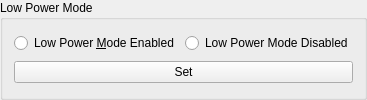
             <widget class="QGroupBox" name="SatelliteConfig_LowPowerMode_Refresh_Button">
              <property name="title">
               <string>Low Power Mode</string>
              </property>
              <layout class="QGridLayout" name="gridLayout_15">
               <item row="0" column="0">
                <widget class="QRadioButton" name="SatelliteConfig_LowPowerMode_Enabled_RadioButton">
                 <property name="text">
                  <string>Low Power &amp;Mode Enabled</string>
                 </property>
                 <attribute name="buttonGroup">
                  <string notr="true">lowPowerModeButtonGroup</string>
                 </attribute>
                </widget>
               </item>
               <item row="0" column="1">
                <widget class="QRadioButton" name="SatelliteConfig_LowPowerMode_Disabled_RadioButton">
                 <property name="text">
                  <string>Low Power Mode Disabled</string>
                 </property>
                 <attribute name="buttonGroup">
                  <string notr="true">lowPowerModeButtonGroup</string>
                 </attribute>
                </widget>
               </item>
               <item row="1" column="0" colspan="2">
                <widget class="QPushButton" name="SatelliteConfig_LowPowerMode_Set_Button">
                 <property name="text">
                  <string>Set</string>
                 </property>
                </widget>
               </item>
              </layout>
             </widget>
